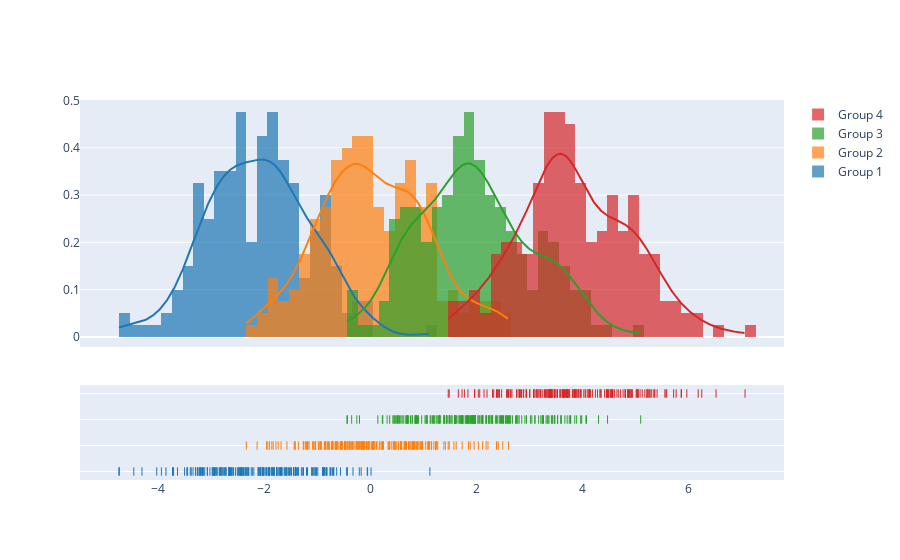

Write notebook code for a chart like this one.
### Code cell
import plotly.figure_factory as ff

# Add histogram data
x1 = np.random.randn(200) - 2
x2 = np.random.randn(200)
x3 = np.random.randn(200) + 2
x4 = np.random.randn(200) + 4

# Group data together
hist_data = [x1, x2, x3, x4]

group_labels = ['Group 1', 'Group 2', 'Group 3', 'Group 4']

# Create distplot with custom bin_size
fig = ff.create_distplot(hist_data, group_labels, bin_size=.2)
fig.show()

### Figure 1 — Plotly figure (JSON) as saved in the notebook; plotly's stock layout.template omitted (floating-point values rounded to 4 significant figures; data arrays with more than 128 entries replaced by an {"elided": "..."} marker saying what was removed)
{"data": [{"autobinx": false, "histnorm": "probability density", "legendgroup": "Group 1", "marker": {"color": "rgb(31, 119, 180)"}, "name": "Group 1", "opacity": 0.7, "type": "histogram", "x": {"elided": "200 float values"}, "xaxis": "x", "xbins": {"end": 1.128, "size": 0.2, "start": -4.739}, "yaxis": "y"}, {"autobinx": false, "histnorm": "probability density", "legendgroup": "Group 2", "marker": {"color": "rgb(255, 127, 14)"}, "name": "Group 2", "opacity": 0.7, "type": "histogram", "x": {"elided": "200 float values"}, "xaxis": "x", "xbins": {"end": 2.61, "size": 0.2, "start": -2.336}, "yaxis": "y"}, {"autobinx": false, "histnorm": "probability density", "legendgroup": "Group 3", "marker": {"color": "rgb(44, 160, 44)"}, "name": "Group 3", "opacity": 0.7, "type": "histogram", "x": {"elided": "200 float values"}, "xaxis": "x", "xbins": {"end": 5.106, "size": 0.2, "start": -0.4364}, "yaxis": "y"}, {"autobinx": false, "histnorm": "probability density", "legendgroup": "Group 4", "marker": {"color": "rgb(214, 39, 40)"}, "name": "Group 4", "opacity": 0.7, "type": "histogram", "x": {"elided": "200 float values"}, "xaxis": "x", "xbins": {"end": 7.075, "size": 0.2, "start": 1.474}, "yaxis": "y"}, {"legendgroup": "Group 1", "marker": {"color": "rgb(31, 119, 180)"}, "mode": "lines", "name": "Group 1", "showlegend": false, "type": "scatter", "x": {"elided": "500 float values"}, "xaxis": "x", "y": {"elided": "500 float values"}, "yaxis": "y"}, {"legendgroup": "Group 2", "marker": {"color": "rgb(255, 127, 14)"}, "mode": "lines", "name": "Group 2", "showlegend": false, "type": "scatter", "x": {"elided": "500 float values"}, "xaxis": "x", "y": {"elided": "500 float values"}, "yaxis": "y"}, {"legendgroup": "Group 3", "marker": {"color": "rgb(44, 160, 44)"}, "mode": "lines", "name": "Group 3", "showlegend": false, "type": "scatter", "x": {"elided": "500 float values"}, "xaxis": "x", "y": {"elided": "500 float values"}, "yaxis": "y"}, {"legendgroup": "Group 4", "marker": {"color": "rgb(214, 39, 40)"}, "mode": "lines", "name": "Group 4", "showlegend": false, "type": "scatter", "x": {"elided": "500 float values"}, "xaxis": "x", "y": {"elided": "500 float values"}, "yaxis": "y"}, {"legendgroup": "Group 1", "marker": {"color": "rgb(31, 119, 180)", "symbol": "line-ns-open"}, "mode": "markers", "name": "Group 1", "showlegend": false, "type": "scatter", "x": {"elided": "200 float values"}, "xaxis": "x", "y": {"elided": "200 str values"}, "yaxis": "y2"}, {"legendgroup": "Group 2", "marker": {"color": "rgb(255, 127, 14)", "symbol": "line-ns-open"}, "mode": "markers", "name": "Group 2", "showlegend": false, "type": "scatter", "x": {"elided": "200 float values"}, "xaxis": "x", "y": {"elided": "200 str values"}, "yaxis": "y2"}, {"legendgroup": "Group 3", "marker": {"color": "rgb(44, 160, 44)", "symbol": "line-ns-open"}, "mode": "markers", "name": "Group 3", "showlegend": false, "type": "scatter", "x": {"elided": "200 float values"}, "xaxis": "x", "y": {"elided": "200 str values"}, "yaxis": "y2"}, {"legendgroup": "Group 4", "marker": {"color": "rgb(214, 39, 40)", "symbol": "line-ns-open"}, "mode": "markers", "name": "Group 4", "showlegend": false, "type": "scatter", "x": {"elided": "200 float values"}, "xaxis": "x", "y": {"elided": "200 str values"}, "yaxis": "y2"}], "layout": {"barmode": "overlay", "hovermode": "closest", "legend": {"traceorder": "reversed"}, "xaxis": {"anchor": "y2", "domain": [0.0, 1.0], "zeroline": false}, "yaxis": {"anchor": "free", "domain": [0.35, 1], "position": 0.0}, "yaxis2": {"anchor": "x", "domain": [0, 0.25], "dtick": 1, "showticklabels": false}}}
